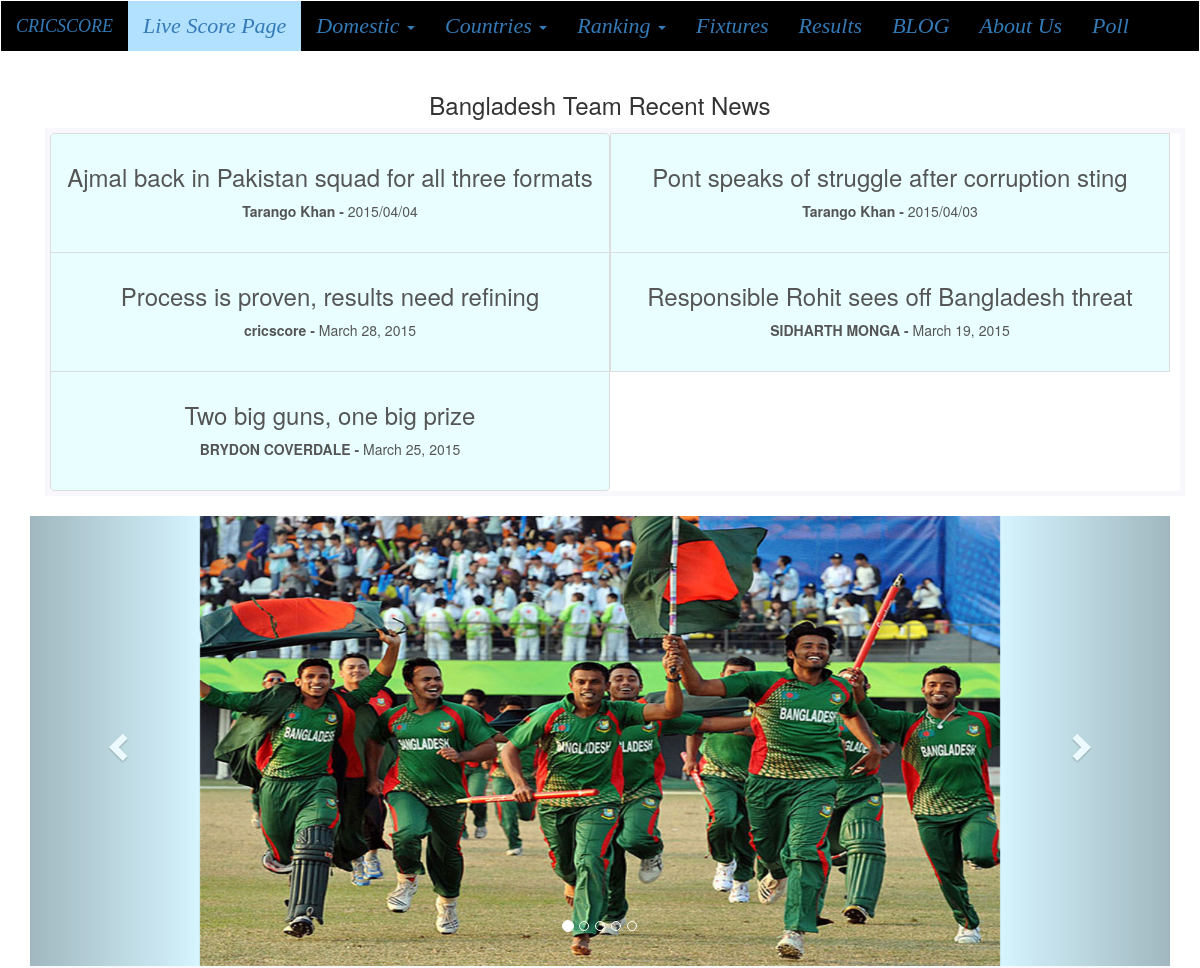
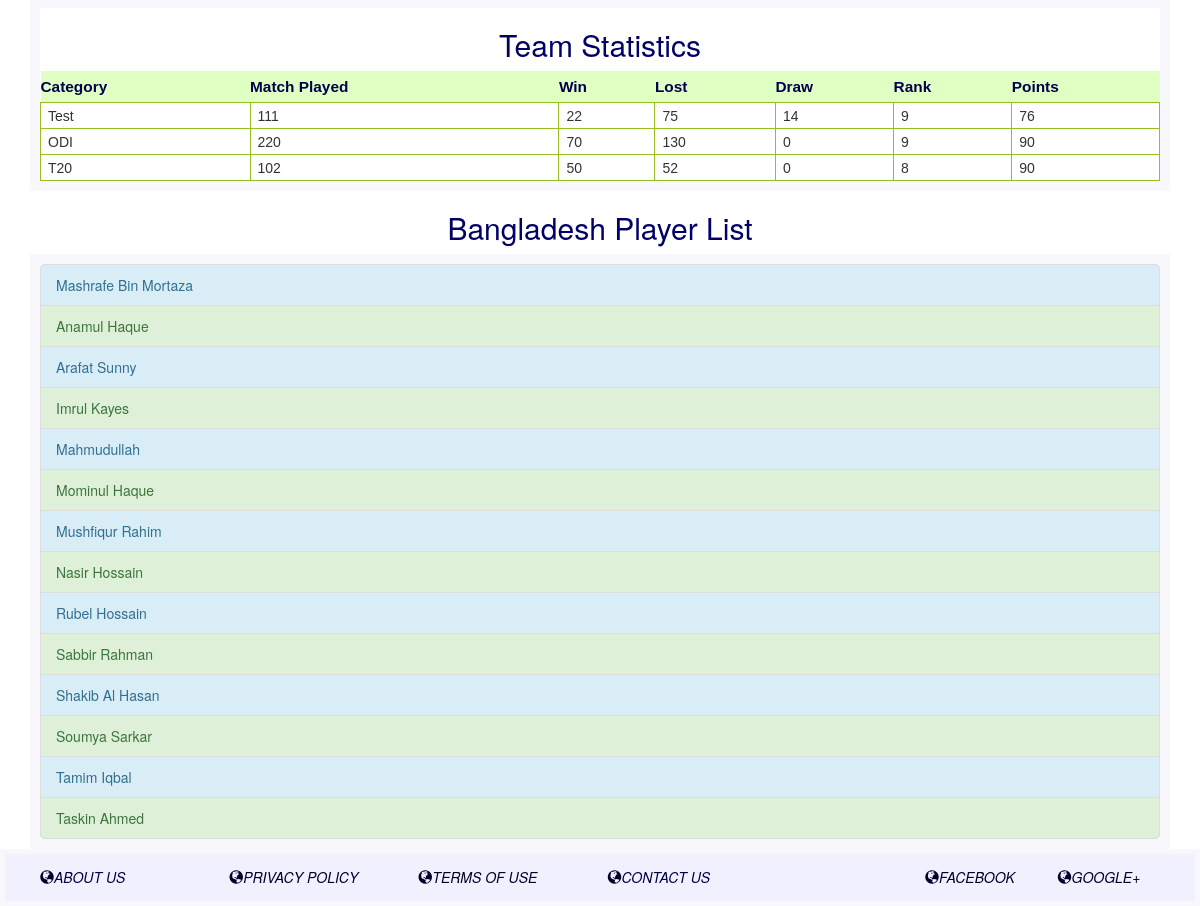
/Team_Info.php, run on the app's committed database (2 pictures, top to bottom).
### tables this page shows
CREATE TABLE IF NOT EXISTS `country` (
  `country_name` varchar(30) NOT NULL,
`team_id` int(6) NOT NULL,
  `test_rank` int(2) NOT NULL,
  `odi_rank` int(2) NOT NULL,
  `t20_rank` int(2) NOT NULL,
  `test_match_no` int(3) NOT NULL,
  `test_match_win` int(3) NOT NULL,
  `test_match_lost` int(3) NOT NULL,
  `test_match_draw` int(3) NOT NULL,
  `odi_match_no` int(11) NOT NULL,
  `odi_match_win` int(11) NOT NULL,
  `odi_match_lost` int(11) NOT NULL,
  `t20_match_no` int(11) NOT NULL,
  `t20_match_win` int(11) NOT NULL,
  `t20_match_lost` int(11) NOT NULL,
  `test_match_point` int(11) NOT NULL,
  `odi_match_point` int(11) NOT NULL,
  `t20_match_point` int(11) NOT NULL
);

CREATE TABLE IF NOT EXISTS `articles` (
  `Title` varchar(100) NOT NULL,
  `Writer` varchar(30) NOT NULL,
`Writer_ID` int(6) NOT NULL,
  `Section` varchar(100) NOT NULL,
  `Writing` text NOT NULL,
  `published_date` varchar(30) NOT NULL,
  `Viewers` int(6) NOT NULL
);

CREATE TABLE IF NOT EXISTS `player` (
  `player_name` varchar(30) NOT NULL,
`player_id` int(6) NOT NULL,
  `country_name` varchar(30) NOT NULL,
  `test_match_no` int(3) NOT NULL,
  `odi_match_no` int(3) NOT NULL,
  `t20_match_no` int(3) NOT NULL,
  `test_match_run` int(5) NOT NULL,
  `odi_match_run` int(5) NOT NULL,
  `t20_match_run` int(5) NOT NULL,
  `test_match_wkt` int(3) NOT NULL,
  `odi_match_wkt` int(3) NOT NULL,
  `t20_match_wkt` int(3) NOT NULL,
  `age` int(2) NOT NULL,
  `debut_year` varchar(4) NOT NULL,
  `mom_no` int(11) NOT NULL
);

### Team_Info.php (the view, shortened to what this page needs)
<?php
  include("header.php");
?>
<?php
  require('connectdb.php');
?>
<?php
	$team_id = 1;
    $sql = "SELECT * FROM articles ORDER BY Writer_ID DESC LIMIT 1";
    $result1 = mysqli_query($cnctdb, $sql);
    $row = mysqli_fetch_row($result1);
    $last_id = $row[2];
    $sql = "SELECT * FROM country WHERE team_id = '$team_id'";
    $result = mysqli_query($cnctdb, $sql);
    $row = mysqli_fetch_row($result);
?>
<div class="container">
		<div class="Team_Info_Left">
			<h3 style="text-align:center;"><?php echo $row[0]; ?> Team Recent News</h3>
            <div class="container">
                <div class="list-group" style="background-color:#FFFFFF;">
                    <?php
                      $cnt = 1;
                      $cur_id  = $last_id;
                      while (true){
                            if($cnt == 8 || $cur_id == 0) break;
                            $sql = "SELECT * FROM articles WHERE Writer_ID = $cur_id  AND Writing LIKE '%$row[0]%'";
                            $result5 = mysqli_query($cnctdb, $sql);
                            $total = mysqli_num_rows($result5);
                            if($result5 && $total!=0){
                              $row1 = mysqli_fetch_row($result5);
                    ?>
                    <a href="Editorial_Home.php?id=<?php echo "".$row1[2]; ?>" target="blank" class="list-group-item" style="background-color:#E9FFFF;height:120px;width:560px;float:left;"> <h3><?php $res = "".$row1[0]."\n"; echo $res; ?> </h3> <b><?php $res = "".$row1[1]."\n - "; echo $res; ?> </b> <?php $res = "".$row1[5]."\n"; echo $res; ?> </a>
                    <?php
                        $cnt++;
                      }
                      $cur_id--;
                    }
                    ?>
                </div>
            </div>
		</div>
		<div class="Team_Info_Right">
					<div id="myCarousel" class="carousel slide" data-ride="carousel" >
                          <ol class="carousel-indicators">
                            <li data-target="#myCarousel" data-slide-to="0" class="active"></li>
                            <li data-target="#myCarousel" data-slide-to="1"></li>
                            <li data-target="#myCarousel" data-slide-to="2"></li>
                            <li data-target="#myCarousel" data-slide-to="3"></li>
                            <li data-target="#myCarousel" data-slide-to="3"></li>
                          </ol>
                          <div class="carousel-inner" role="listbox" style="background-color:#D6F5FF;">
                            <div class="item active">
                              <img class="img-responsive center-block" src="img/<?php echo $team_id; ?>/one.jpg" alt="Bangladesh" style="width:800px;height:450px">
                            </div>
                          </div>
                          <a class="left carousel-control" href="#myCarousel" role="button" data-slide="prev">
                            <span class="glyphicon glyphicon-chevron-left" aria-hidden="true"></span>
                          </a>
                          <a class="right carousel-control" href="#myCarousel" role="button" data-slide="next">
                            <span class="glyphicon glyphicon-chevron-right" aria-hidden="true"></span>
                          </a>
                    </div>
		</div>
	<div class="first_innings_bat">
        <h2 class="Result_header">Team Statistics</h2>
        <table id="batsman_score_table">
              <tr>
			      <th>Category</th>
			      <th>Match Played</th>
			      <th>Win</th>
			      <th>Lost</th>
			      <th>Draw</th>
			      <th>Rank</th>
			      <th>Points</th>
        	  </tr>
	          <tr>
	            <td>Test</td>
	            <td><?php echo $row[5] ?></td>
	            <td><?php echo $row[6] ?></td>
	            <td><?php echo $row[7] ?></td>
	            <td><?php echo $row[8] ?></td>
	            <td><?php echo $row[2] ?></td>
	            <td><?php echo $row[15] ?></td>
	          </tr>
	          <tr>
	            <td>ODI</td>
	            <td><?php echo $row[9] ?></td>
	            <td><?php echo $row[10] ?></td>
	            <td><?php echo $row[11] ?></td>
	            <td>0</td>
	            <td><?php echo $row[2] ?></td>
	            <td><?php echo $row[16] ?></td>
	          </tr>
	          <tr>
	            <td>T20</td>
	            <td><?php echo $row[12] ?></td>
	            <td><?php echo $row[13] ?></td>
	            <td><?php echo $row[14] ?></td>
	            <td>0</td>
	            <td><?php echo $row[3] ?></td>
	            <td><?php echo $row[16] ?></td>
	          </tr>
        </table>
    </div>
    <div class="player_list">
		    <h2 class="Result_header"><?php echo $row[0]; ?> Player List</h2>
		    <div class="result_list">
		    <?php
			    $sql = "SELECT * FROM player WHERE country_name = '$row[0]'";
			    $result = mysqli_query($cnctdb, $sql);
			    $cnt = 0;
			    while($row1 = mysqli_fetch_row($result)){
			    	$cnt++;
			    	if($cnt%2 == 0){
			?>
		      <a href="Player_Info.php?player_id=<?php echo $row1[1]; ?>" class="list-group-item list-group-item-success"> <?php echo $row1[0]; ?> </a>
		      <?php
		      	}else{
		       ?>
		       <a href="Player_Info.php?player_id=<?php echo $row1[1]; ?>" class="list-group-item list-group-item-info"> <?php echo $row1[0]; ?> </a>
		      <?php
		  			}
			    }
			?>
		    </div>
	</div>
</div>
<?php
  include("footer.php");
?>

### header.php (shortened to what this page needs)
<!DOCTYPE html>
<html lang="en">
<head>
  <link rel="stylesheet" href="http://maxcdn.bootstrapcdn.com/bootstrap/3.2.0/css/bootstrap.min.css">
  <link rel="stylesheet" type="text/css" href="style_cricket.css">
</head>
<body bgcolor="#E6FFFF">
<nav class="navbar navbar">
  <div class="container-fluid" style="background-color:black;font-size: 22px;font-style: oblique;font-family:calibri;">
    <div class="navbar-header">
      <a class="navbar-brand" href="cricket_live_score.php">CRICSCORE</a>
    </div>
    <div class="collapse navbar-collapse" id="myNavbar">
      <ul class="nav navbar-nav" style="">
        <li style="background-color:#B2E0FF;color:red;"><a href="Live_Scorecard.php">Live Score Page</a></li>
        <li class="dropdown">
          <a class="dropdown-toggle" data-toggle="dropdown" href="#">Domestic <span class="caret"></span></a>
        </li>
        <li class="dropdown">
          <a class="dropdown-toggle" data-toggle="dropdown" href="#">Countries <span class="caret"></span></a>
        </li>
        <li class="dropdown">
          <a class="dropdown-toggle" data-toggle="dropdown" href="#">Ranking <span class="caret"></span></a>
        </li>
        <li><a href="Fixture.php">Fixtures</a></li>
        <li><a href="Result.php">Results</a></li>
        <li><a href="Editorial_Home.php">BLOG</a></li>
        <li><a href="About_us.php">About Us</a></li>
        <li><a href="#poll">Poll</a></li>
      </ul>
    </div>
    </nav>

### footer.php
<div class="bottom" >
          <div class="container-fluid" style="padding:5px;border: 5px solid;background-color:#F0F0FF;border-color: #F8F8FC;">
                    <div class="col-md-8">
                        <div class="col-md-3">
                            <h5><span class="glyphicon glyphicon-globe"></span><a style="color:#000047;" href="About_us.php">ABOUT US</a></h5>
                        </div>
                        <div class="col-md-3">
                            <h5><span class="glyphicon glyphicon-globe"></span>PRIVACY POLICY</h5>
                        </div>
                        <div class="col-md-3">
                            <h5><span class="glyphicon glyphicon-globe"></span>TERMS OF USE</h5>
                        </div>
                        <div class="col-md-3">
                            <h5><span class="glyphicon glyphicon-globe"></span><a style="color:#000047;" href="Contact_us.php">CONTACT US</a></h5>
                        </div>
                    </div>
                    <div class="col-md-1"> </div>
                    <div class="col-md-3">
                        <div class="col-md-6">
                            <h5><span class="glyphicon glyphicon-globe"></span>FACEBOOK</h5>
                        </div>
                        <div class="col-md-6">
                            <h5><span class="glyphicon glyphicon-globe"></span>GOOGLE+</h5>
                        </div>
                    </div>
          </div>
</div>
</body>
</html>

### style_cricket.css (style rules this page uses)
h2.Result_header { color: #000066; text-align:center; }
div.container-fluid { background-color:#F8F8FC; font-size: 15px; color: #000029; font-style: oblique; }
div.list-group { border: 4px solid; text-align:center; float:left; border: 5px solid; background-color:#E6EBF0; border-color: #F8F8FC }
div.result_list { border: 10px solid; border-color: #F8F8FC; }
#batsman_score_table { font-family: Arial, Helvetica, sans-serif; width: 100%; border-collapse: collapse; }
#batsman_score_table td, #batsman_score th { font-size: 1em; border: 1px solid #98bf21; padding: 3px 7px 2px 7px; }
#batsman_score_table th { font-size: 1.1em; text-align: left; padding-top: 5px; padding-bottom: 4px; background-color: #E0FFC2; color: #00004C; }
div.first_innings_bat { border: 10px solid; border-color: #F8F8FC; }
ul li { list-style: none; text-align: left; }

### data on the page
country: country_name "Bangladesh", test_match_no "111", test_match_win "22", test_match_lost "75", test_match_draw "14", test_rank "9", test_match_point "76", odi_match_no "220", odi_match_win "70", odi_match_lost "130", odi_match_point "90", t20_match_no "102", t20_match_win "50", t20_match_lost "52", odi_rank "8"
articles: Title "Ajmal back in Pakistan squad for all three formats", Writer "Tarango Khan -", published_date "2015/04/04"
articles: Title "Pont speaks of struggle after corruption sting", Writer "Tarango Khan -", published_date "2015/04/03"
articles: Title "Process is proven, results need refining", Writer "cricscore -", published_date "March 28, 2015"
articles: Title "Responsible Rohit sees off Bangladesh threat", Writer "SIDHARTH MONGA -", published_date "March 19, 2015"
articles: Title "Two big guns, one big prize", Writer "BRYDON COVERDALE -", published_date "March 25, 2015"
player: player_name "Mashrafe Bin Mortaza"
player: player_name "Anamul Haque"
player: player_name "Arafat Sunny"
player: player_name "Imrul Kayes"
player: player_name "Mahmudullah"
player: player_name "Mominul Haque"
player: player_name "Mushfiqur Rahim"
player: player_name "Nasir Hossain"
player: player_name "Rubel Hossain"
player: player_name "Sabbir Rahman"
player: player_name "Shakib Al Hasan"
player: player_name "Soumya Sarkar"
player: player_name "Tamim Iqbal"
player: player_name "Taskin Ahmed"
